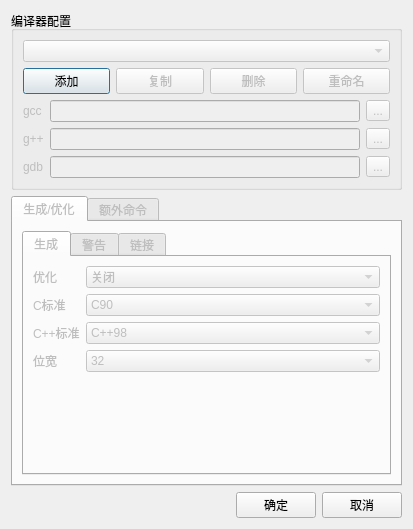
<?xml version="1.0" encoding="UTF-8"?>
<ui version="4.0">
 <class>CompileConfig</class>
 <widget class="QDialog" name="CompileConfig">
  <property name="geometry">
   <rect>
    <x>0</x>
    <y>0</y>
    <width>413</width>
    <height>529</height>
   </rect>
  </property>
  <property name="windowTitle">
   <string>编译选项</string>
  </property>
  <property name="windowIcon">
   <iconset resource="resource.qrc">
    <normaloff>:/qdevcpp.ico</normaloff>:/qdevcpp.ico</iconset>
  </property>
  <layout class="QVBoxLayout" name="verticalLayout">
   <item>
    <widget class="QGroupBox" name="groupBox">
     <property name="title">
      <string>编译器配置</string>
     </property>
     <layout class="QVBoxLayout" name="verticalLayout_3">
      <item>
       <widget class="QComboBox" name="configure">
        <property name="enabled">
         <bool>false</bool>
        </property>
       </widget>
      </item>
      <item>
       <layout class="QHBoxLayout" name="horizontalLayout_2">
        <item>
         <widget class="QPushButton" name="configAdd">
          <property name="text">
           <string>添加</string>
          </property>
         </widget>
        </item>
        <item>
         <widget class="QPushButton" name="configDup">
          <property name="enabled">
           <bool>false</bool>
          </property>
          <property name="text">
           <string>复制</string>
          </property>
         </widget>
        </item>
        <item>
         <widget class="QPushButton" name="configDel">
          <property name="enabled">
           <bool>false</bool>
          </property>
          <property name="text">
           <string>删除</string>
          </property>
         </widget>
        </item>
        <item>
         <widget class="QPushButton" name="configRen">
          <property name="enabled">
           <bool>false</bool>
          </property>
          <property name="text">
           <string>重命名</string>
          </property>
         </widget>
        </item>
       </layout>
      </item>
      <item>
       <layout class="QFormLayout" name="formLayout_4">
        <item row="0" column="0">
         <widget class="QLabel" name="gccLabel">
          <property name="enabled">
           <bool>false</bool>
          </property>
          <property name="text">
           <string>gcc</string>
          </property>
         </widget>
        </item>
        <item row="2" column="0">
         <widget class="QLabel" name="gdbLabel">
          <property name="enabled">
           <bool>false</bool>
          </property>
          <property name="text">
           <string>gdb</string>
          </property>
         </widget>
        </item>
        <item row="0" column="1">
         <layout class="QHBoxLayout" name="horizontalLayout_3">
          <item>
           <widget class="QLineEdit" name="gccPath">
            <property name="enabled">
             <bool>false</bool>
            </property>
            <property name="readOnly">
             <bool>true</bool>
            </property>
           </widget>
          </item>
          <item>
           <widget class="QToolButton" name="gccBrowse">
            <property name="enabled">
             <bool>false</bool>
            </property>
            <property name="text">
             <string>...</string>
            </property>
           </widget>
          </item>
         </layout>
        </item>
        <item row="2" column="1">
         <layout class="QHBoxLayout" name="horizontalLayout_5">
          <item>
           <widget class="QLineEdit" name="gdbPath">
            <property name="enabled">
             <bool>false</bool>
            </property>
            <property name="readOnly">
             <bool>true</bool>
            </property>
           </widget>
          </item>
          <item>
           <widget class="QToolButton" name="gdbBrowse">
            <property name="enabled">
             <bool>false</bool>
            </property>
            <property name="text">
             <string>...</string>
            </property>
           </widget>
          </item>
         </layout>
        </item>
        <item row="1" column="0">
         <widget class="QLabel" name="gxxLabel">
          <property name="enabled">
           <bool>false</bool>
          </property>
          <property name="text">
           <string>g++</string>
          </property>
         </widget>
        </item>
        <item row="1" column="1">
         <layout class="QHBoxLayout" name="horizontalLayout_4">
          <item>
           <widget class="QLineEdit" name="gxxPath">
            <property name="enabled">
             <bool>false</bool>
            </property>
            <property name="readOnly">
             <bool>true</bool>
            </property>
           </widget>
          </item>
          <item>
           <widget class="QToolButton" name="gxxBrowse">
            <property name="enabled">
             <bool>false</bool>
            </property>
            <property name="text">
             <string>...</string>
            </property>
           </widget>
          </item>
         </layout>
        </item>
       </layout>
      </item>
     </layout>
    </widget>
   </item>
   <item>
    <widget class="QTabWidget" name="configTab">
     <property name="enabled">
      <bool>false</bool>
     </property>
     <property name="currentIndex">
      <number>0</number>
     </property>
     <widget class="QWidget" name="tab_2">
      <attribute name="title">
       <string>生成/优化</string>
      </attribute>
      <layout class="QVBoxLayout" name="verticalLayout_4">
       <item>
        <widget class="QTabWidget" name="tabWidget_2">
         <property name="currentIndex">
          <number>0</number>
         </property>
         <widget class="QWidget" name="tab">
          <attribute name="title">
           <string>生成</string>
          </attribute>
          <layout class="QFormLayout" name="formLayout_2">
           <item row="0" column="0">
            <widget class="QLabel" name="label_3">
             <property name="text">
              <string>优化</string>
             </property>
            </widget>
           </item>
           <item row="0" column="1">
            <widget class="QComboBox" name="optimize">
             <item>
              <property name="text">
               <string>关闭</string>
              </property>
             </item>
             <item>
              <property name="text">
               <string>低</string>
              </property>
             </item>
             <item>
              <property name="text">
               <string>中</string>
              </property>
             </item>
             <item>
              <property name="text">
               <string>高</string>
              </property>
             </item>
             <item>
              <property name="text">
               <string>最高</string>
              </property>
             </item>
             <item>
              <property name="text">
               <string>调试</string>
              </property>
             </item>
            </widget>
           </item>
           <item row="3" column="0">
            <widget class="QLabel" name="label_4">
             <property name="text">
              <string>位宽</string>
             </property>
            </widget>
           </item>
           <item row="1" column="0">
            <widget class="QLabel" name="label_5">
             <property name="text">
              <string>C标准</string>
             </property>
            </widget>
           </item>
           <item row="1" column="1">
            <widget class="QComboBox" name="cstd">
             <item>
              <property name="text">
               <string>C90</string>
              </property>
             </item>
             <item>
              <property name="text">
               <string>C99</string>
              </property>
             </item>
             <item>
              <property name="text">
               <string>C11</string>
              </property>
             </item>
            </widget>
           </item>
           <item row="2" column="0">
            <widget class="QLabel" name="label_6">
             <property name="text">
              <string>C++标准</string>
             </property>
            </widget>
           </item>
           <item row="2" column="1">
            <widget class="QComboBox" name="cxxstd">
             <item>
              <property name="text">
               <string>C++98</string>
              </property>
             </item>
             <item>
              <property name="text">
               <string>C++11</string>
              </property>
             </item>
             <item>
              <property name="text">
               <string>C++14</string>
              </property>
             </item>
             <item>
              <property name="text">
               <string>C++17</string>
              </property>
             </item>
            </widget>
           </item>
           <item row="3" column="1">
            <widget class="QComboBox" name="bit">
             <item>
              <property name="text">
               <string>32</string>
              </property>
             </item>
             <item>
              <property name="text">
               <string>64</string>
              </property>
             </item>
            </widget>
           </item>
          </layout>
         </widget>
         <widget class="QWidget" name="tab_3">
          <attribute name="title">
           <string>警告</string>
          </attribute>
          <layout class="QFormLayout" name="formLayout">
           <item row="0" column="0">
            <widget class="QLabel" name="label_7">
             <property name="text">
              <string>警告级别</string>
             </property>
            </widget>
           </item>
           <item row="0" column="1">
            <widget class="QComboBox" name="warning">
             <item>
              <property name="text">
               <string>忽略</string>
              </property>
             </item>
             <item>
              <property name="text">
               <string>正常</string>
              </property>
             </item>
             <item>
              <property name="text">
               <string>全部</string>
              </property>
             </item>
             <item>
              <property name="text">
               <string>额外</string>
              </property>
             </item>
            </widget>
           </item>
           <item row="1" column="0">
            <widget class="QLabel" name="label_8">
             <property name="text">
              <string>视警告为错误</string>
             </property>
            </widget>
           </item>
           <item row="1" column="1">
            <widget class="QCheckBox" name="werror">
             <property name="text">
              <string/>
             </property>
            </widget>
           </item>
          </layout>
         </widget>
         <widget class="QWidget" name="tab_4">
          <attribute name="title">
           <string>链接</string>
          </attribute>
          <layout class="QFormLayout" name="formLayout_3">
           <item row="0" column="0">
            <widget class="QLabel" name="label_9">
             <property name="text">
              <string>调试信息</string>
             </property>
            </widget>
           </item>
           <item row="0" column="1">
            <widget class="QCheckBox" name="debug">
             <property name="text">
              <string/>
             </property>
            </widget>
           </item>
          </layout>
         </widget>
        </widget>
       </item>
      </layout>
     </widget>
     <widget class="QWidget" name="tab_8">
      <attribute name="title">
       <string>额外命令</string>
      </attribute>
      <layout class="QVBoxLayout" name="verticalLayout_2">
       <item>
        <widget class="QLabel" name="label">
         <property name="text">
          <string>编译时加入以下命令</string>
         </property>
        </widget>
       </item>
       <item>
        <widget class="QPlainTextEdit" name="extraCompile"/>
       </item>
       <item>
        <widget class="QLabel" name="label_2">
         <property name="text">
          <string>链接时加入以下命令</string>
         </property>
        </widget>
       </item>
       <item>
        <widget class="QPlainTextEdit" name="extraLink"/>
       </item>
      </layout>
     </widget>
    </widget>
   </item>
   <item>
    <layout class="QHBoxLayout" name="horizontalLayout">
     <item>
      <spacer name="horizontalSpacer">
       <property name="orientation">
        <enum>Qt::Horizontal</enum>
       </property>
       <property name="sizeHint" stdset="0">
        <size>
         <width>40</width>
         <height>20</height>
        </size>
       </property>
      </spacer>
     </item>
     <item>
      <widget class="QPushButton" name="ok">
       <property name="text">
        <string>确定</string>
       </property>
      </widget>
     </item>
     <item>
      <widget class="QPushButton" name="cancel">
       <property name="text">
        <string>取消</string>
       </property>
      </widget>
     </item>
    </layout>
   </item>
  </layout>
 </widget>
 <resources>
  <include location="resource.qrc"/>
 </resources>
 <connections/>
</ui>
